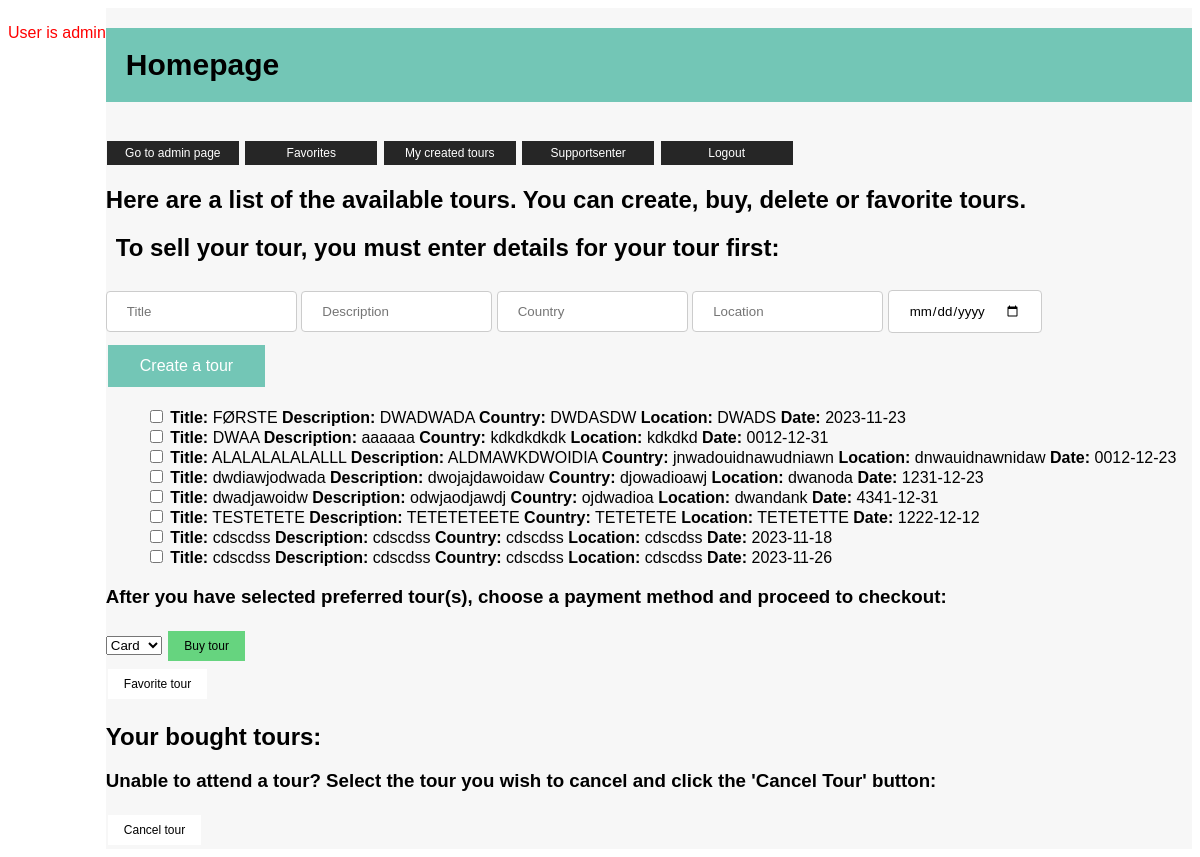
Screenshot of /homepage with the database file from the repository.
### tables this page shows
CREATE TABLE Tour(
                ID INTEGER PRIMARY KEY AUTOINCREMENT,
                Title TEXT,
                Description TEXT,
                Country TEXT,
                Location TEXT,
                Date DATETIME,
                CreatedBy 
    );

### app.py (the view)
@application.route('/homepage')
def homepage():
    global global_user_id
    list_tours = get_list_tours()
    list_of_bought_tours = get_list_of_user_bought_tours(global_user_id)
    is_admin = get_user_online_is_admin()
    return render_template('/homepage.html', is_admin=is_admin,  list_of_tours=list_tours,
                           list_of_bought_tours=list_of_bought_tours)

### backend/autentication/login.py (called while the page is built)
def get_user_online():
    pathing = os.path.dirname(__file__) + "/user_online.json"
    try:
        with open(pathing, 'r') as file:
            data = json.load(file)
            return data.get('user_online', '')
    except FileNotFoundError:
        return r'user_online.json File Not Found'

def get_user_online_is_admin():
    admin_check = get_user_online()
    if admin_get(admin_check):
        return True
    else:
        return False

### backend/database/Tour.py (called while the page is built)
def list_tours():
    db = sqlite3.connect(pathing)
    cursor = db.cursor()
    cursor.execute("SELECT * from Tour")
    list = cursor.fetchall()
    return list

### backend/database/Tour_advanced.py (called while the page is built)
def list_of_user_bought_tours(global_id):
    db = sqlite3.connect(pathing)
    cursor = db.cursor()
    cursor.execute('''SELECT TourBooked.ID, Tour.Title, Tour.Description, Tour.Country, Tour.Location, Tour.Date
        FROM Tour
        INNER JOIN TourBooked on Tour.ID = TourBooked.Tour_ID
        WHERE TourBooked.User_ID = ?
        ORDER BY Tour.Title''', (global_id,))
    list_of_bought_tours = cursor.fetchall()
    db.close()
    return list_of_bought_tours

### backend/database/user.py (called while the page is built)
def admin_get(Username):
    con = sqlite3.connect(pathing)
    cur = con.cursor()
    try:
        con = sqlite3.connect(pathing)
        cur = con.cursor()
        cur.execute("SELECT Admin FROM User WHERE Username = ?", (Username,))
        admin = cur.fetchone()
        return admin[0]
    except:
        print("FEIL I ADMIN_GET")

### backend/handler/tour_handler.py (called while the page is built)
def get_list_tours():
    return list_tours()

def get_list_of_user_bought_tours(global_id):
    return list_of_user_bought_tours(global_id)

### frontend/templates/homepage.html (shortened to what this page needs)
<!DOCTYPE html>
<html lang="en">
<head>
    <link rel="stylesheet" type="text/css" href="{{ url_for('static', filename='css/homepage.css') }}">
</head>
<body>
<div id="grid">
    {% if is_admin %}
    <p style="color: red;">User is admin</p>
    {% endif %}
    <div id="colored_body">
    <h1 id="intro">Homepage</h1><br>
        {% if is_admin %}
            <a href="{{ url_for('adminpage') }}" class="top_links_styling">Go to admin page</a>
        {% endif %}
    <a href="{{ url_for('favorites') }}" class="top_links_styling">Favorites</a>
    <a href="{{ url_for('my_created_tours') }}" class="top_links_styling">My created tours</a>
    <a href="{{ url_for('support_senter') }}" class="top_links_styling">Supportsenter</a>
    <a href="{{ url_for('index') }}" class="top_links_styling">Logout</a>
    <h2>Here are a list of the available tours. You can create, buy, delete or favorite tours.</h2>
    <form action="/create_a_tour" , method="POST">
    <h2 id="instruction">To sell your tour, you must enter details for your tour first:</h2>
    <form action="/create_a_tour" method="POST" id="form_create_tour_input">
        <input type="text" name="Title" placeholder="Title" class="input_styling">
        <input type="text" name="Description" placeholder="Description" class="input_styling">
        <input type="text" name="Country" placeholder="Country" class="input_styling">
        <input type="text" name="Location" placeholder="Location" class="input_styling">
        <input type="date" name="Date" class="input_styling">
        <button type="submit" class="tour_button_styling">Create a tour</button>
    </form>
    <form action="/checkbox_tour" method="POST" id="available_tours">
        <ul>
            {% for tour in list_of_tours %}
            <li>
                <input type="checkbox" name="checkbox_row" value="{{ tour[0] }}">
                <strong>Title:</strong> {{ tour[1] }}
                <strong>Description:</strong> {{ tour[2] }}
                <strong>Country:</strong> {{ tour[3] }}
                <strong>Location:</strong> {{ tour[4] }}
                <strong>Date:</strong> {{ tour[5] }}
            </li>
            {% endfor %}
        </ul>
        <h3>After you have selected preferred tour(s), choose a payment method and proceed to checkout:</h3>
        <select id="dropdown">
            <option value="valg1">Card</option>
        </select>
        <button type="submit" name="handle_action" value="buy" class="checkbox_buy_button_styling">Buy tour</button> <br>
        <button type="submit" name="handle_action" value="favorite" class="checkbox_button_styling">Favorite tour</button>
    </form>
    <h2>Your bought tours:</h2>
    <form action="/remove_bought_tour" method="POST" id="bought_tours">
        <h3>Unable to attend a tour? Select the tour you wish to cancel and click the 'Cancel Tour' button:</h3>
        <button type="submit" name="handle_action" value="delete" class="checkbox_button_styling">Cancel tour</button>
    </form></form>
    </div>
</div>
</body>
</html>

### static/css/homepage.css (style rules this page uses)
* { font-family: "Gill Sans", sans-serif; }
#grid { display: grid; grid-template-columns: 1fr 1fr 1fr 1fr 1fr grid-template-rows: 1fr 1fr 1fr 1fr 1fr 1fr }
#intro { font-decoration: none; font-size: 30px; font-weight: 900; grid-column: 2/4; grid-row: 1/2; background-color: #73C6B6; padding: 20px; }
#instruction { font-decoration: none; grid-column: 2/5; grid-row: 1/2; padding-left: 10px; }
.input_styling { padding: 12px 20px; margin: 8px 0; display: inline-block; border: 1px solid #ccc; border-radius: 4px; box-sizing: border-box; }
.tour_button_styling { background-color: #73C6B6; border: none; color: white; padding: 12px 32px; text-align: center; text-decoration: none; display: inline-block; font-size: 16px; margin: 4px 2px; cursor: pointer; }
.checkbox_button_styling { background-color: #ffffff; border: none; color: black; padding: 8px 16px; text-align: center; text-decoration: none; display: inline-block; font-size: 12px; margin: 4px 2px; cursor: pointer; }
.checkbox_buy_button_styling { background-color: #66d47f; border: none; color: black; padding: 8px 16px; text-align: center; text-decoration: none; display: inline-block; font-size: 12px; margin: 4px 2px; cursor: pointer; }
.top_links_styling { background-color: #262626; border: none; color: white; padding: 5px 16px; width: 100px; text-align: center; text-decoration: none; display: inline-block; font-size: 12px; margin: 1px 1px; cursor: pointer; }
#available_tours { grid-column: 2/4; grid-row: 3/4; }
#bought_tours { grid-column: 2/4; grid-row: 5/6; }
#colored_body { grid-column: 2/4; grid-row: 1/5; background-color: #F7F7F7; }
ul { list-style-type: none; }

### rows the page displays
Tour: Title "FØRSTE", Description "DWADWADA", Country "DWDASDW", Location "DWADS", Date "2023-11-23"
Tour: Title "DWAA", Description "aaaaaa", Country "kdkdkdkdk", Location "kdkdkd", Date "0012-12-31"
Tour: Title "ALALALALALALLL", Description "ALDMAWKDWOIDIA", Country "jnwadouidnawudniawn", Location "dnwauidnawnidaw", Date "0012-12-23"
Tour: Title "dwdiawjodwada", Description "dwojajdawoidaw", Country "djowadioawj", Location "dwanoda", Date "1231-12-23"
Tour: Title "dwadjawoidw", Description "odwjaodjawdj", Country "ojdwadioa", Location "dwandank", Date "4341-12-31"
Tour: Title "TESTETETE", Description "TETETETEETE", Country "TETETETE", Location "TETETETTE", Date "1222-12-12"
Tour: Title "cdscdss", Description "cdscdss", Country "cdscdss", Location "cdscdss", Date "2023-11-18"
Tour: Title "cdscdss", Description "cdscdss", Country "cdscdss", Location "cdscdss", Date "2023-11-26"
